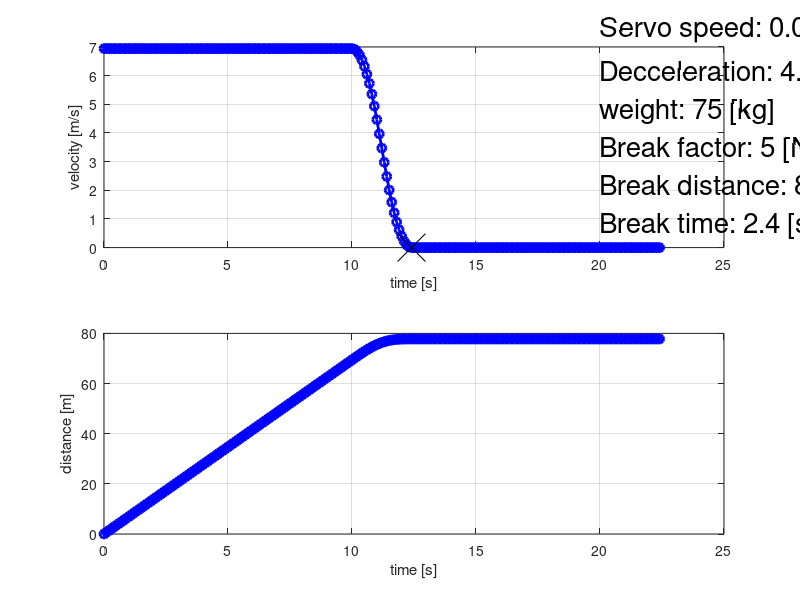
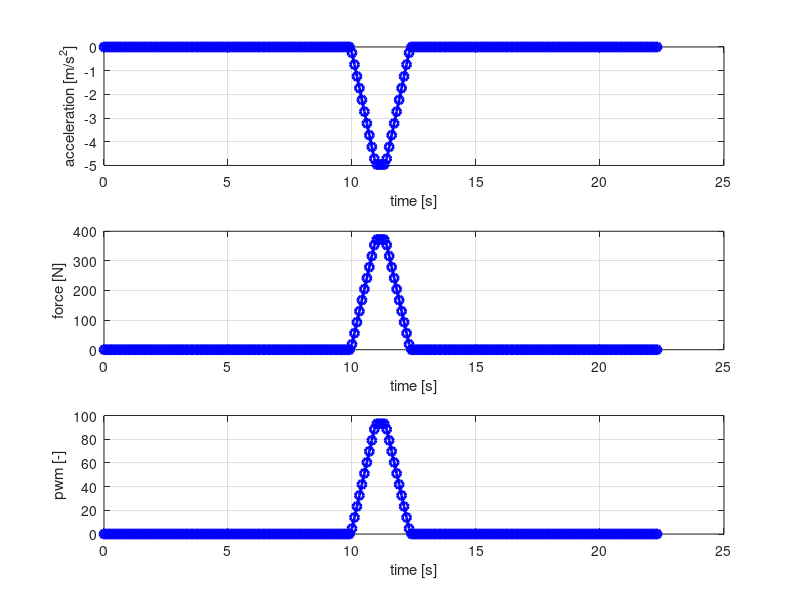

These charts were generated, in order, by the following MATLAB code:
clc 
close all
clear all

m_person = 50; % kg (up to 90 kg)
m_bike = 25; % kg
v = 25; % km/h
fs = 1e1; % Hz
t = 10; % s
s_break = 9; % m

max_deg = 320; % deg
bit_width = 8;

break_factor = 5; % N/deg
servo_v = 0.80/60; % s/deg (6V0) 
% servo_v = 0.16/60; % s/deg (7V4) 

%-----------------------------------------------------------------------------%

Ts = 1/fs;
v_ms = v/3.6;

dt_tmp = 2*s_break/v_ms 
dt = dt_tmp - mod(dt_tmp, 2*Ts)
s_break_new = dt*v_ms/2

t0_vec = [0:Ts:t-Ts];
t1_vec = [0:Ts:dt];

% it's a rise constant of the acceleration [m/s^3]
aa = break_factor/(servo_v*(m_person+m_bike))

% calculate, when the acceleration is constant

c = 4*v_ms/-aa+dt^2
if (c < 0)
    error("the break distance is too short for the given servo parameters and person weight")
end

x_tmp = sqrt(c)
x = x_tmp - mod(x_tmp, Ts)

aa_new = v_ms*4/(dt^2-x^2)
servo_v = break_factor/(aa_new*(m_person+m_bike))

a_new = 2*v_ms/(x+dt)
tt = (dt - x)/2

% linear breaking
% a_decel = ((0 - v_ms)/dt);
% a = ones(1,length(t1_vec))*a_decel;

a = -1*[aa_new*[0:Ts:tt] a_new*ones(1, x/Ts-1) aa_new*[tt:-Ts:0]];

%-----------------------------------------------------------------------------%

v1_vec_tmp = cumtrapz(a)*Ts;

% calculate linear decelaration
v0_vec = v_ms*ones(1, length(t0_vec));
v1_vec = v0_vec(end) + v1_vec_tmp; 
v2_vec = zeros(1, length(t0_vec));

v_vec = [v0_vec v1_vec v2_vec];
t_vec = [0:length(v_vec)-1]*Ts;

s_vec = cumtrapz(v_vec)*Ts;

a_vec = diff(v_vec)./diff(t_vec);
f = abs(a_vec*(m_person+m_bike));
pwm = (f*max_deg)/(power(2,bit_width)*break_factor);

% estimated break distance
s_break = (v_ms*dt)/2

% check the result from the chart
s0 = v_ms*t
s1 = v_ms*dt/2
s_break_check = s_vec(end)-s0

% Check of start of the breaking sequence
touch_point_inx = find(s_vec >= (s0 + s1));
s_vec(touch_point_inx)(1)

% here just for debugging purposes
test_v = v_vec(touch_point_inx(1))
test_t = t_vec(touch_point_inx(1))

figure()
subplot(2,1,1)
plot(t_vec, v_vec, "b-o", 'linewidth', 2)
hold on
plot(test_t, test_v, "kx", 'markersize', 20)

settings = [
    "Servo speed: " num2str(servo_v) " [s/deg]\n" ...
    "Decceleration: " num2str(a_new) " [m/s^2]\n" ...
    "weight: " num2str(m_person+m_bike) " [kg]\n" ...
    "Break factor: " num2str(break_factor) " [N/deg]\n" ...
    "Break distance: " num2str(s_break) " [m]\n" ...
    "Break time: " num2str(2*tt+x) " [s]\n" ]

text (20, 4, settings, 'fontsize', 20);

ylabel("velocity [m/s]")
xlabel("time [s]")
grid on

subplot(2,1,2)
plot(t_vec, s_vec, "b-o", 'linewidth', 2)
ylabel("distance [m]")
xlabel("time [s]")
grid on


figure()
subplot(3,1,1)
plot(t_vec(1:end-1), a_vec, "b-o", 'linewidth', 2)
ylabel("acceleration [m/s^2]")
xlabel("time [s]")
grid on

subplot(3,1,2)
plot(t_vec(1:end-1), f, "b-o", 'linewidth', 2)
ylabel("force [N]")
xlabel("time [s]")
grid on

subplot(3,1,3)
plot(t_vec(1:end-1), pwm, "b-o", 'linewidth', 2)
ylabel("pwm [-]")
xlabel("time [s]")
grid on
